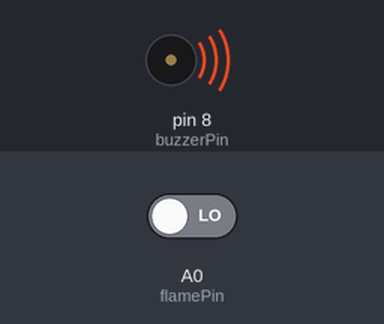
The sketch below on a simulated Arduino Uno, built with avr-gcc and run on an emulated ATmega328P. Parts: buzzer (waves = sounding, pin HIGH). The inputs (shaded band) are chosen by the test bench; at power-on: A0 (flamePin) LOW.

Above: at 0.1 s.
Timing chart, 0 to 1.6 s (numbered marks = the images above):
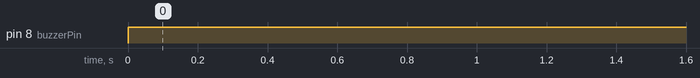

The sketch:

Flame_sens.ino
```cpp
int flamePin = A0;
int buzzerPin = 8;

void setup() {
  pinMode(buzzerPin, OUTPUT);
}

void loop() {
  int flameValue = digitalRead(flamePin);

  if (flameValue < 500) {
    digitalWrite(buzzerPin, HIGH);
  }
  else {
    digitalWrite(buzzerPin, LOW);
  }

  delay(100);
}
```

Measured:
- by itself, pin 8 (buzzerPin): LOW → HIGH at 0.00 s
